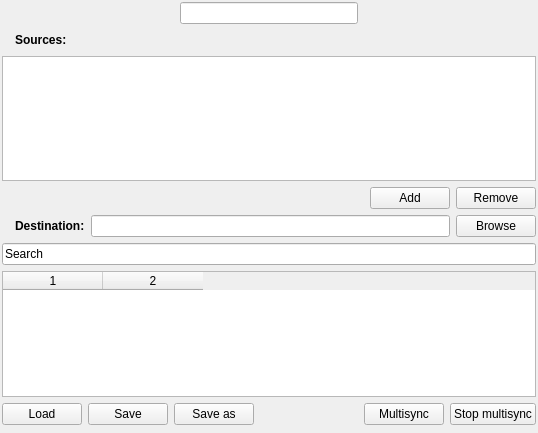
<ui version="4.0" >
 <class>MultisyncForm</class>
 <widget class="QWidget" name="MultisyncForm" >
  <property name="geometry" >
   <rect>
    <x>0</x>
    <y>0</y>
    <width>538</width>
    <height>433</height>
   </rect>
  </property>
  <property name="windowTitle" >
   <string>Form</string>
  </property>
  <layout class="QVBoxLayout" >
   <property name="leftMargin" >
    <number>2</number>
   </property>
   <property name="topMargin" >
    <number>2</number>
   </property>
   <property name="rightMargin" >
    <number>2</number>
   </property>
   <property name="bottomMargin" >
    <number>2</number>
   </property>
   <item>
    <layout class="QGridLayout" >
     <item row="0" column="2" >
      <spacer>
       <property name="orientation" >
        <enum>Qt::Horizontal</enum>
       </property>
       <property name="sizeHint" >
        <size>
         <width>40</width>
         <height>20</height>
        </size>
       </property>
      </spacer>
     </item>
     <item row="0" column="0" >
      <spacer>
       <property name="orientation" >
        <enum>Qt::Horizontal</enum>
       </property>
       <property name="sizeHint" >
        <size>
         <width>40</width>
         <height>20</height>
        </size>
       </property>
      </spacer>
     </item>
     <item row="0" column="1" >
      <widget class="QLineEdit" name="tab_name" >
       <property name="statusTip" >
        <string>Set multisync name</string>
       </property>
      </widget>
     </item>
    </layout>
   </item>
   <item>
    <layout class="QHBoxLayout" >
     <item>
      <widget class="QLabel" name="label_21" >
       <property name="pixmap" >
        <pixmap resource="resources.qrc" >:/new/prefix1/images/sources.png</pixmap>
       </property>
      </widget>
     </item>
     <item>
      <widget class="QLabel" name="label_12" >
       <property name="text" >
        <string>&lt;b>Sources:&lt;/b></string>
       </property>
      </widget>
     </item>
     <item>
      <spacer>
       <property name="orientation" >
        <enum>Qt::Horizontal</enum>
       </property>
       <property name="sizeHint" >
        <size>
         <width>40</width>
         <height>20</height>
        </size>
       </property>
      </spacer>
     </item>
    </layout>
   </item>
   <item>
    <widget class="QListWidget" name="list_multi" >
     <property name="statusTip" >
      <string>List of multisync sources</string>
     </property>
    </widget>
   </item>
   <item>
    <layout class="QGridLayout" >
     <property name="leftMargin" >
      <number>0</number>
     </property>
     <property name="topMargin" >
      <number>0</number>
     </property>
     <property name="rightMargin" >
      <number>0</number>
     </property>
     <property name="bottomMargin" >
      <number>0</number>
     </property>
     <property name="horizontalSpacing" >
      <number>6</number>
     </property>
     <property name="verticalSpacing" >
      <number>6</number>
     </property>
     <item row="0" column="2" >
      <widget class="QPushButton" name="add_multi" >
       <property name="statusTip" >
        <string>Add source</string>
       </property>
       <property name="text" >
        <string>Add</string>
       </property>
       <property name="icon" >
        <iconset resource="resources.qrc" >:/new/prefix1/images/add.png</iconset>
       </property>
      </widget>
     </item>
     <item row="0" column="3" >
      <widget class="QPushButton" name="remove_multi" >
       <property name="statusTip" >
        <string>Remove source</string>
       </property>
       <property name="text" >
        <string>Remove</string>
       </property>
       <property name="icon" >
        <iconset resource="resources.qrc" >:/new/prefix1/images/remove.png</iconset>
       </property>
      </widget>
     </item>
     <item row="0" column="1" >
      <spacer>
       <property name="orientation" >
        <enum>Qt::Horizontal</enum>
       </property>
       <property name="sizeHint" >
        <size>
         <width>40</width>
         <height>20</height>
        </size>
       </property>
      </spacer>
     </item>
    </layout>
   </item>
   <item>
    <layout class="QHBoxLayout" >
     <property name="spacing" >
      <number>6</number>
     </property>
     <property name="leftMargin" >
      <number>0</number>
     </property>
     <property name="topMargin" >
      <number>0</number>
     </property>
     <property name="rightMargin" >
      <number>0</number>
     </property>
     <property name="bottomMargin" >
      <number>0</number>
     </property>
     <item>
      <widget class="QLabel" name="label_22" >
       <property name="pixmap" >
        <pixmap resource="resources.qrc" >:/new/prefix1/images/Synkron16.png</pixmap>
       </property>
      </widget>
     </item>
     <item>
      <widget class="QLabel" name="label_13" >
       <property name="text" >
        <string>&lt;b>Destination:&lt;/b></string>
       </property>
      </widget>
     </item>
     <item>
      <widget class="QLineEdit" name="destination_multi" >
       <property name="statusTip" >
        <string>Set a destination</string>
       </property>
      </widget>
     </item>
     <item>
      <widget class="QPushButton" name="browse_multi" >
       <property name="statusTip" >
        <string>Browse for destination</string>
       </property>
       <property name="text" >
        <string>Browse</string>
       </property>
       <property name="icon" >
        <iconset resource="resources.qrc" >:/new/prefix1/images/folder_16.png</iconset>
       </property>
      </widget>
     </item>
    </layout>
   </item>
   <item>
    <widget class="ExtendedLineEdit" name="search_multi" >
     <property name="text" >
      <string>Search</string>
     </property>
    </widget>
   </item>
   <item>
    <widget class="QTableWidget" name="tw_multi" >
     <property name="statusTip" >
      <string>Multisync log</string>
     </property>
     <property name="columnCount" >
      <number>2</number>
     </property>
     <column/>
     <column/>
    </widget>
   </item>
   <item>
    <layout class="QGridLayout" >
     <property name="leftMargin" >
      <number>0</number>
     </property>
     <property name="topMargin" >
      <number>0</number>
     </property>
     <property name="rightMargin" >
      <number>0</number>
     </property>
     <property name="bottomMargin" >
      <number>0</number>
     </property>
     <property name="horizontalSpacing" >
      <number>6</number>
     </property>
     <property name="verticalSpacing" >
      <number>6</number>
     </property>
     <item row="0" column="4" >
      <spacer>
       <property name="orientation" >
        <enum>Qt::Horizontal</enum>
       </property>
       <property name="sizeHint" >
        <size>
         <width>40</width>
         <height>20</height>
        </size>
       </property>
      </spacer>
     </item>
     <item row="0" column="5" >
      <widget class="QPushButton" name="sync_multi" >
       <property name="statusTip" >
        <string>Start multisync</string>
       </property>
       <property name="text" >
        <string>Multisync</string>
       </property>
       <property name="icon" >
        <iconset resource="resources.qrc" >:/new/prefix1/images/multisync.png</iconset>
       </property>
      </widget>
     </item>
     <item row="0" column="0" >
      <widget class="QPushButton" name="load_multi" >
       <property name="statusTip" >
        <string>Load a multisync</string>
       </property>
       <property name="text" >
        <string>Load</string>
       </property>
       <property name="icon" >
        <iconset resource="resources.qrc" >:/new/prefix1/images/open.png</iconset>
       </property>
      </widget>
     </item>
     <item row="0" column="2" >
      <widget class="QPushButton" name="save_multi" >
       <property name="statusTip" >
        <string>Save the current multisync</string>
       </property>
       <property name="text" >
        <string>Save</string>
       </property>
       <property name="icon" >
        <iconset resource="resources.qrc" >:/new/prefix1/images/save.png</iconset>
       </property>
      </widget>
     </item>
     <item row="0" column="3" >
      <widget class="QPushButton" name="saveas_multi" >
       <property name="statusTip" >
        <string>Save the current multisync</string>
       </property>
       <property name="text" >
        <string>Save as</string>
       </property>
       <property name="icon" >
        <iconset resource="resources.qrc" >:/new/prefix1/images/save-as.png</iconset>
       </property>
      </widget>
     </item>
     <item row="0" column="6" >
      <widget class="QPushButton" name="stop_sync_btn" >
       <property name="statusTip" >
        <string>Stop multisync</string>
       </property>
       <property name="text" >
        <string>Stop multisync</string>
       </property>
      </widget>
     </item>
    </layout>
   </item>
   <item>
    <widget class="MTAdvancedGroupBox" native="1" name="advanced" />
   </item>
  </layout>
 </widget>
 <customwidgets>
  <customwidget>
   <class>ExtendedLineEdit</class>
   <extends>QLineEdit</extends>
   <header>extendedlineedit.h</header>
  </customwidget>
  <customwidget>
   <class>MTAdvancedGroupBox</class>
   <extends>QWidget</extends>
   <header>mtadvancedgroupbox.h</header>
   <container>1</container>
  </customwidget>
 </customwidgets>
 <resources/>
 <connections/>
</ui>
